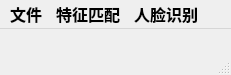
<?xml version="1.0" encoding="UTF-8"?>
<ui version="4.0">
 <class>MainWindow</class>
 <widget class="QMainWindow" name="MainWindow">
  <property name="geometry">
   <rect>
    <x>0</x>
    <y>0</y>
    <width>231</width>
    <height>75</height>
   </rect>
  </property>
  <property name="font">
   <font>
    <family>Arial Black</family>
    <pointsize>12</pointsize>
    <weight>75</weight>
    <bold>true</bold>
   </font>
  </property>
  <property name="windowTitle">
   <string>图像</string>
  </property>
  <property name="windowIcon">
   <iconset>
    <normaloff>C:/Users/yuancaimaiyi/Desktop/timg.jpg</normaloff>C:/Users/yuancaimaiyi/Desktop/timg.jpg</iconset>
  </property>
  <property name="windowOpacity">
   <double>2.000000000000000</double>
  </property>
  <widget class="QWidget" name="centralwidget"/>
  <widget class="QMenuBar" name="menubar">
   <property name="geometry">
    <rect>
     <x>0</x>
     <y>0</y>
     <width>231</width>
     <height>29</height>
    </rect>
   </property>
   <widget class="QMenu" name="menuopen">
    <property name="title">
     <string>文件</string>
    </property>
    <addaction name="OpenImage"/>
    <addaction name="separator"/>
    <addaction name="Exit"/>
   </widget>
   <widget class="QMenu" name="menumatching">
    <property name="title">
     <string>特征匹配</string>
    </property>
    <addaction name="separator"/>
    <addaction name="Sift"/>
    <addaction name="Surf"/>
    <addaction name="Daisy"/>
   </widget>
   <widget class="QMenu" name="menu">
    <property name="title">
     <string>人脸识别</string>
    </property>
    <addaction name="actionRecognize"/>
   </widget>
   <addaction name="menuopen"/>
   <addaction name="menumatching"/>
   <addaction name="menu"/>
  </widget>
  <widget class="QStatusBar" name="statusbar"/>
  <action name="Sift">
   <property name="text">
    <string>SIFT </string>
   </property>
  </action>
  <action name="Surf">
   <property name="text">
    <string>SURF</string>
   </property>
  </action>
  <action name="Daisy">
   <property name="text">
    <string>ORB</string>
   </property>
  </action>
  <action name="openpng">
   <property name="text">
    <string>png</string>
   </property>
  </action>
  <action name="opentif">
   <property name="text">
    <string>tif</string>
   </property>
  </action>
  <action name="OpenImage">
   <property name="icon">
    <iconset>
     <normaloff>C:/Users/yuancaimaiyi/Desktop/123.jpg</normaloff>C:/Users/yuancaimaiyi/Desktop/123.jpg</iconset>
   </property>
   <property name="text">
    <string>openfile</string>
   </property>
   <property name="shortcut">
    <string>Ctrl+1</string>
   </property>
  </action>
  <action name="Exit">
   <property name="icon">
    <iconset>
     <normaloff>C:/Users/yuancaimaiyi/Desktop/ti.jpg</normaloff>C:/Users/yuancaimaiyi/Desktop/ti.jpg</iconset>
   </property>
   <property name="text">
    <string>exit</string>
   </property>
   <property name="shortcut">
    <string>Ctrl+2</string>
   </property>
  </action>
  <action name="actionRecognize">
   <property name="text">
    <string>Recognize</string>
   </property>
  </action>
 </widget>
 <resources/>
 <connections/>
</ui>
